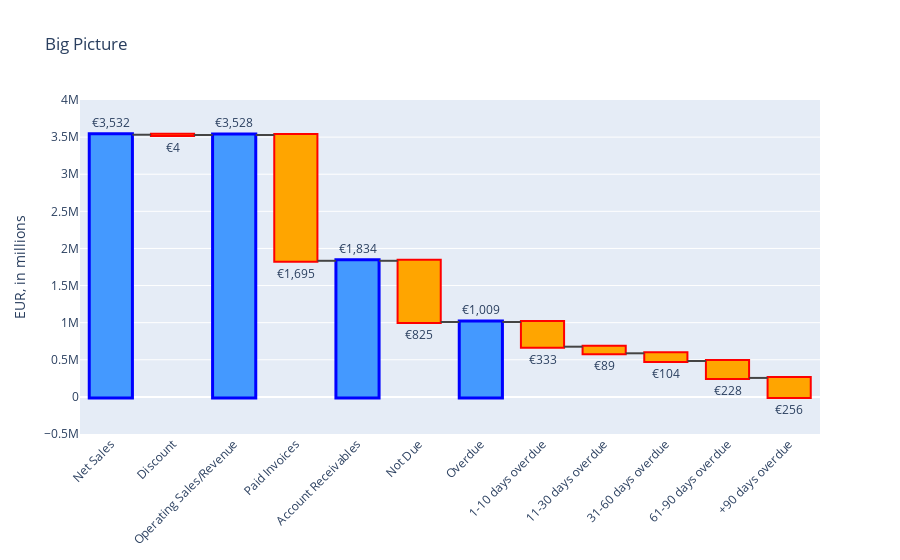

Notebook source saved alongside this figure:
### Code cell
# create waterfall chart

fig = go.Figure(go.Waterfall(
    x = ['Net Sales','Discount','Operating Sales/Revenue','Paid Invoices','Account Receivables','Not Due','Overdue','1-10 days overdue','11-30 days overdue','31-60 days overdue','61-90 days overdue','+90 days overdue'],
    measure = ["absolute", "relative", "absolute", "relative", "absolute", "relative", "absolute", "relative", "relative","relative","relative","relative"],
    y = [operating_sales_rev,-discount,net_sale,-paid,open_invoices,-not_due,total_due,-overdue_1_10d,-overdue_11_30d,-overdue_31_60d,-overdue_61_90d,-overdue_more_91d], base = 0,
    text = ["€3,532","€4" , "€3,528", "€1,695", "€1,834", "€825","€1,009","€333","€89","€104","€228","€256"],
    decreasing = {"marker":{"color":"orange", "line":{"color":"red", "width":2}}},
    textposition = "outside",
    increasing = {"marker":{"color":"Teal"}},
    totals = {"marker":{"color":"deep sky blue", "line":{"color":"blue", "width":3}}}
    
))

fig.update_layout(title = "Big Picture", waterfallgap = 0.3)
fig.update_yaxes(range=[-500000, 4000000])
fig.update_yaxes(title_text='EUR, in millions')
fig.update_xaxes(tickangle=-45)
fig.show()

### Figure 1 — Plotly figure (JSON) as saved in the notebook; plotly's stock layout.template omitted (floating-point values rounded to 4 significant figures)
{"data": [{"base": 0, "decreasing": {"marker": {"color": "orange", "line": {"color": "red", "width": 2}}}, "increasing": {"marker": {"color": "Teal"}}, "measure": ["absolute", "relative", "absolute", "relative", "absolute", "relative", "absolute", "relative", "relative", "relative", "relative", "relative"], "text": ["€3,532", "€4", "€3,528", "€1,695", "€1,834", "€825", "€1,009", "€333", "€89", "€104", "€228", "€256"], "textposition": "outside", "totals": {"marker": {"color": "deep sky blue", "line": {"color": "blue", "width": 3}}}, "type": "waterfall", "x": ["Net Sales", "Discount", "Operating Sales/Revenue", "Paid Invoices", "Account Receivables", "Not Due", "Overdue", "1-10 days overdue", "11-30 days overdue", "31-60 days overdue", "61-90 days overdue", "+90 days overdue"], "y": [3532071, -3646, 3528425, -1694709, 1833716, -824715, 1009001, -332715, -89072, -103666, -227966, -255584]}], "layout": {"title": {"text": "Big Picture"}, "waterfallgap": 0.3, "xaxis": {"tickangle": -45}, "yaxis": {"range": [-500000, 4000000], "title": {"text": "EUR, in millions"}}}}
